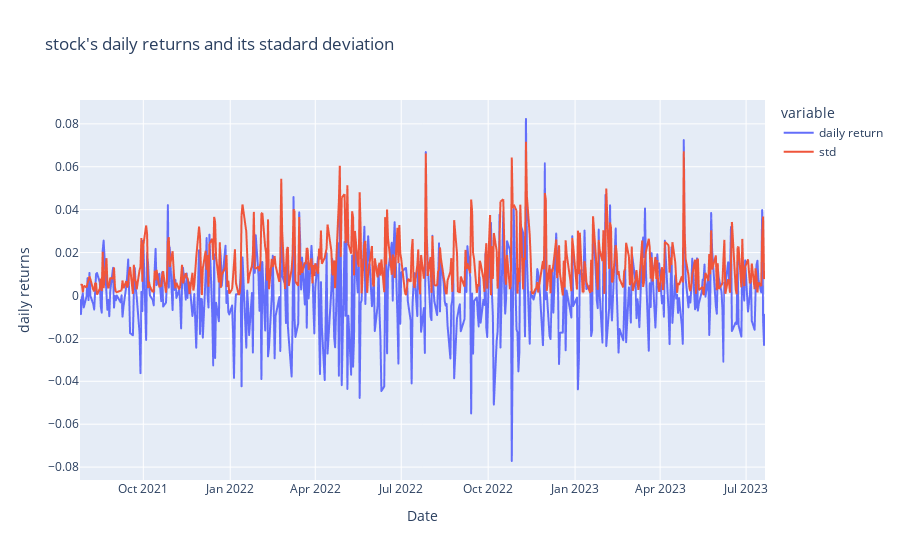

Notebook source saved alongside this figure:
### Code cell
test_stationarity_1(data)

### Figure 1 — Plotly figure (JSON) as saved in the notebook; plotly's stock layout.template omitted (floating-point values rounded to 4 significant figures; data arrays with more than 128 entries replaced by an {"elided": "..."} marker saying what was removed)
{"data": [{"hovertemplate": "variable=daily return<br>Date=%{x}<br>daily returns=%{y}<extra></extra>", "legendgroup": "daily return", "line": {"color": "#636efa", "dash": "solid"}, "marker": {"symbol": "circle"}, "mode": "lines", "name": "daily return", "showlegend": true, "type": "scattergl", "x": {"elided": "501 str values"}, "xaxis": "x", "y": {"elided": "501 float values"}, "yaxis": "y"}, {"hovertemplate": "variable=std<br>Date=%{x}<br>daily returns=%{y}<extra></extra>", "legendgroup": "std", "line": {"color": "#EF553B", "dash": "solid"}, "marker": {"symbol": "circle"}, "mode": "lines", "name": "std", "showlegend": true, "type": "scattergl", "x": {"elided": "501 str values"}, "xaxis": "x", "y": {"elided": "501 float values"}, "yaxis": "y"}], "layout": {"legend": {"title": {"text": "variable"}, "tracegroupgap": 0}, "title": {"text": "stock's daily returns and its stadard deviation"}, "xaxis": {"anchor": "y", "domain": [0, 1], "title": {"text": "Date"}}, "yaxis": {"anchor": "x", "domain": [0, 1], "title": {"text": "daily returns"}}}}
